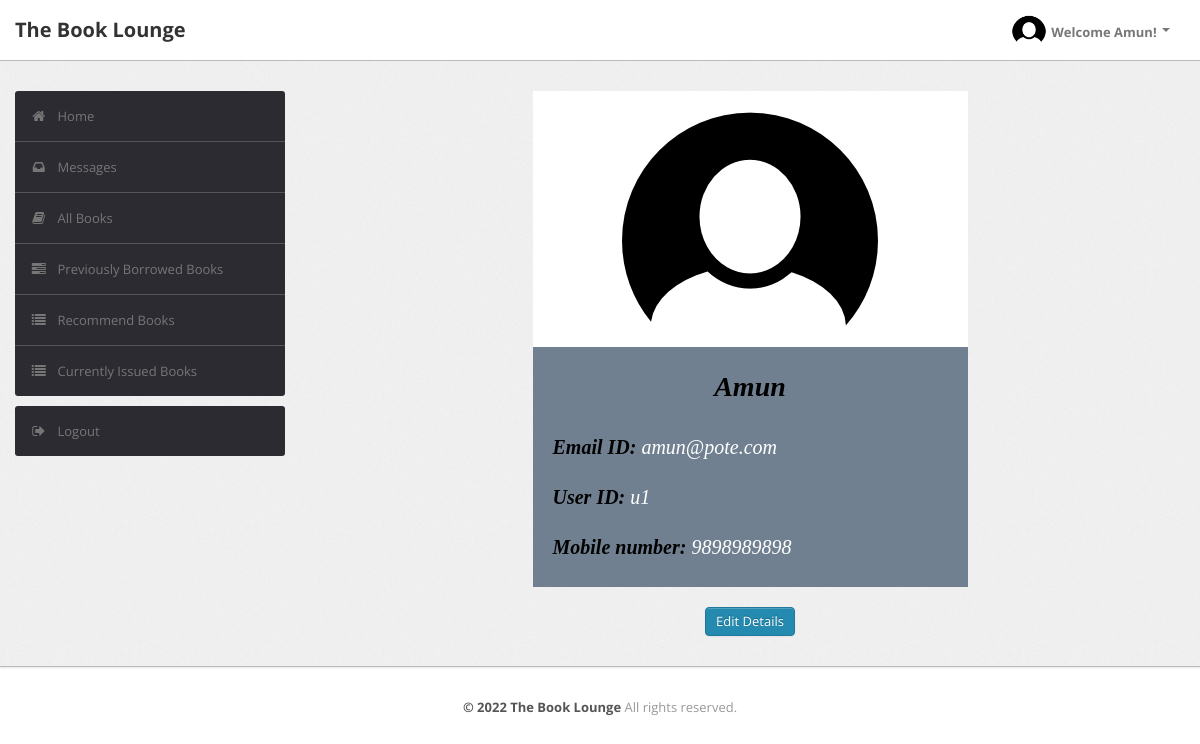
Screenshot of /user/index.php?uid=u1 (signed in) with the database file from the repository.
### tables this page shows
CREATE TABLE `user` (`UserId` varchar(50) NOT NULL, `Name` varchar(50) DEFAULT NULL, `Type` varchar(50) DEFAULT NULL, `EmailId` varchar(50) DEFAULT NULL, `MobNo` bigint(11) DEFAULT NULL, `Password` varchar(50) DEFAULT NULL, PRIMARY KEY (`UserId`), UNIQUE KEY `EmailId` (`EmailId`));

### user/index.php (the view, shortened to what this page needs)
<?php
    require('dbconn.php');
?>
<?php
    if ($_SESSION['UserId']) {
        $uId=$_GET['uid'];
        $sql="SELECT Name from LMS.user WHERE UserId='$uId'";
        $result=mysqli_query($conn, $sql);
        $row=mysqli_fetch_row($result);
?>
<!DOCTYPE html>
<html lang="en">
    <head>
        <link type="text/css" href="bootstrap/css/bootstrap.min.css" rel="stylesheet">
        <link type="text/css" href="bootstrap/css/bootstrap-responsive.min.css" rel="stylesheet">
        <link type="text/css" href="css/theme.css" rel="stylesheet">
        <link type="text/css" href="images/icons/css/font-awesome.css" rel="stylesheet">
    </head>
    <body>
        <div class="navbar navbar-fixed-top">
            <div class="navbar-inner">
                <div class="container">
                        <a class="brand" href="index.php">The Book Lounge </a>
                    <div class="nav-collapse collapse navbar-inverse-collapse">
                        <ul class="nav pull-right">
                            <li class="nav-user dropdown"><a href="#" class="dropdown-toggle" data-toggle="dropdown">
                                <img src="images/profile.png" class="nav-avatar" />Welcome <?=$row[0]?>!
                                <b class="caret"></b></a>
                            </li>
                        </ul>
                    </div>
                </div>
            </div>
        </div>
        <div class="wrapper">
            <div class="container">
                <div class="row">
                    <div class="span3">
                        <div class="sidebar">
                            <ul class="widget widget-menu unstyled">
                                <li class="active"><a href="index.php?uid=<?=$uId?>"><i class="menu-icon icon-home"></i>Home
                                </a></li>
                                <li><a href="message.php?uid=<?=$uId?>"><i class="menu-icon icon-inbox"></i>Messages</a>
                                </li>
                                <li><a href="book.php?uid=<?=$uId?>"><i class="menu-icon icon-book"></i>All Books </a></li>
                                <li><a href="history.php?uid=<?=$uId?>"><i class="menu-icon icon-tasks"></i>Previously Borrowed Books </a></li>
                                <li><a href="recommendations.php?uid=<?=$uId?>"><i class="menu-icon icon-list"></i>Recommend Books </a></li>
                                <li><a href="current.php?uid=<?=$uId?>"><i class="menu-icon icon-list"></i>Currently Issued Books </a></li>
                            </ul>
                            <ul class="widget widget-menu unstyled">
                                <li><a href="logout.php"><i class="menu-icon icon-signout"></i>Logout </a></li>
                            </ul>
                        </div>
                    </div>
                    <div class="span9">
                        <center>
                            <div class="card" style="width: 50%;">
                    			<img class="card-img-top" src="images/profile2.png" alt="Card image cap">
                    			<div class="card-body">
                                <?php
                                $sql="select * from LMS.user where UserId='$uId'";
                                $result=$conn->query($sql);
                                $row=$result->fetch_assoc();
                                $name=$row['Name'];
                                $email=$row['EmailId'];
                                $mobno=$row['MobNo'];
                                ?>
                    				<i>
                    				<h1 class="card-title"><center><?php echo $name ?></center></h1>
                    				<br>
                    				<p><b>Email ID: </b><?php echo $email ?></p>
                    				<br>
                    				<p><b>User ID: </b><?php echo $uId ?></p>
                    				<br>
                    				<p><b>Mobile number: </b><?php echo $mobno ?></p>
                                </i>
                    			</div>
                    		</div>
                            <br>
                            <a href="edit_user_details.php?uid=<?=$uId?>" class="btn btn-primary">Edit Details</a>
      					</center>
                    </div>
                </div>
            </div>
        </div>
<div class="footer">
            <div class="container">
                <center><b class="copyright">&copy; 2022 The Book Lounge </b>All rights reserved.</center>
            </div>
        </div>
    </body>
</html>
<?php }
else {
    echo "<script type='text/javascript'>alert('Access Denied!!!')</script>";
} ?>

### user/css/theme.css (style rules this page uses)
body { font-size: 13px; font-family: 'Open Sans', Arial, sans-serif; background: #fff; color: #777 }
h1, h2, h3, h4, h5, h6 { color: #333; margin-top: 0 }
h1 { font-size: 28px }
strong, b { color: #555 }
.wrapper { background: url(../images/bg.png) #eee; border-bottom: 1px solid #bbb; -webkit-box-shadow: 0 1px 2px rgba(0,0,0,0.1); -moz-box-shadow: 0 1px 2px rgba(0,0,0,0.1); box-shadow: 0 1px 2px rgba(0,0,0,0.1); padding: 30px 0 }
.footer { color: #999; padding: 30px 0 60px }
body [class^="icon-"], body [class*=" icon-"] { font-size: 14px; line-height: 20px; height: 20px }
.navbar { position: static!important; margin: 0!important }
.navbar .navbar-inner { background: #fff; border-bottom: 1px solid #bbb; -webkit-box-shadow: 0 1px 2px rgba(0,0,0,0.15); -moz-box-shadow: 0 1px 2px rgba(0,0,0,0.15); box-shadow: 0 1px 2px rgba(0,0,0,0.15) }
.navbar .brand { color: #333; font-weight: bold; font-size: 20px; margin-right: 20px; padding: 20px }
.navbar .nav>li>a { padding: 20px 15px; font-weight: bold; color: #777 }
.nav-user>a { height: 20px }
.nav-avatar { width: 34px; height: 34px; margin: -7px 5px 0 0; -webkit-border-radius: 50%; -moz-border-radius: 50%; border-radius: 50% }
.btn, .btn-box { -webkit-border-radius: 3px; -moz-border-radius: 3px; border-radius: 3px }
.btn { font-size: 13px; font-weight: 600 }
.btn { display: inline-block; margin-bottom: 0; font-weight: 400; text-align: center; vertical-align: middle; cursor: pointer; background-image: none; border: 1px solid transparent; white-space: nowrap; padding: 4px 10px; font-size: 13px; line-height: 1.42857; border-radius: 4px; -webkit-user-select: none; -moz-user-select: none; -ms-user-select: none; user-select: none }
.btn-primary { color: #fff; background-color: #248aaf; border-color: #20799a }
.widget-menu { background: #fff; -webkit-border-radius: 3px; -moz-border-radius: 3px; border-radius: 3px; overflow: hidden }
.widget-menu a { color: #555; display: block; line-height: 20px; padding: 15px; text-decoration: none!important }
.widget-menu .menu-icon { margin-right: 10px; color: #767676; -webkit-transition: all .2s ease-in-out; -moz-transition: all .2s ease-in-out; transition: all .2s ease-in-out; }
.widget-menu>li+li { border-top: 1px solid #555 }
.widget-menu>li>a { background-color: #2d2b32; color: #767676; -webkit-transition: all .2s ease-in-out; -moz-transition: all .2s ease-in-out; transition: all .2s ease-in-out; }
.card { border: 2px; font-family: "Times New Roman", Times, serif; background: rgb(255, 255, 255); }
.card-body { padding: 20px; background: rgb(112, 128, 144); text-align: left; color: rgb(255, 255, 255); }
.card-body p { font-size: 20px; }
.card-body h1 { color: rgb(0, 0, 0); }
.card-body b { color: rgb(0, 0 , 0); }

### rows the page displays
user: Name "Amun", EmailId "amun@pote.com", MobNo "9898989898"

### other values shown
$uId "u1"
